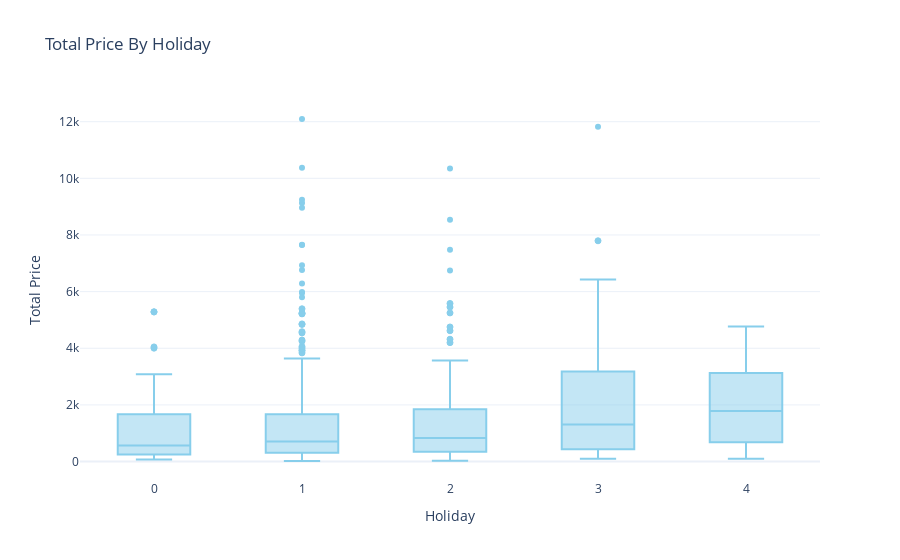

The notebook cell this image was saved under:
### Code cell
# TOTAL PRICE BY HOLIDAY

# holiday=number of holidays in that month

fig = px.box(df, x='holiday', y='total_price', title='Total Price By Holiday')

box_color = 'skyblue'
fig.update_traces(marker=dict(color=box_color, outliercolor=box_color), selector=dict(type='box'))
fig.update_layout(xaxis_title='Holiday', yaxis_title='Total Price')
fig.show()

### Figure 1 — Plotly figure (JSON) as saved in the notebook; plotly's stock layout.template omitted (floating-point values rounded to 4 significant figures; data arrays with more than 128 entries replaced by an {"elided": "..."} marker saying what was removed)
{"data": [{"alignmentgroup": "True", "hovertemplate": "holiday=%{x}<br>total_price=%{y}<extra></extra>", "legendgroup": "", "marker": {"color": "skyblue", "outliercolor": "skyblue"}, "name": "", "notched": false, "offsetgroup": "", "orientation": "v", "showlegend": false, "type": "box", "x": {"elided": "676 int values"}, "x0": " ", "xaxis": "x", "y": {"elided": "676 float values"}, "y0": " ", "yaxis": "y"}], "layout": {"boxmode": "group", "legend": {"tracegroupgap": 0}, "title": {"text": "Total Price By Holiday"}, "xaxis": {"anchor": "y", "domain": [0, 1], "title": {"text": "Holiday"}}, "yaxis": {"anchor": "x", "domain": [0, 1], "title": {"text": "Total Price"}}}}
